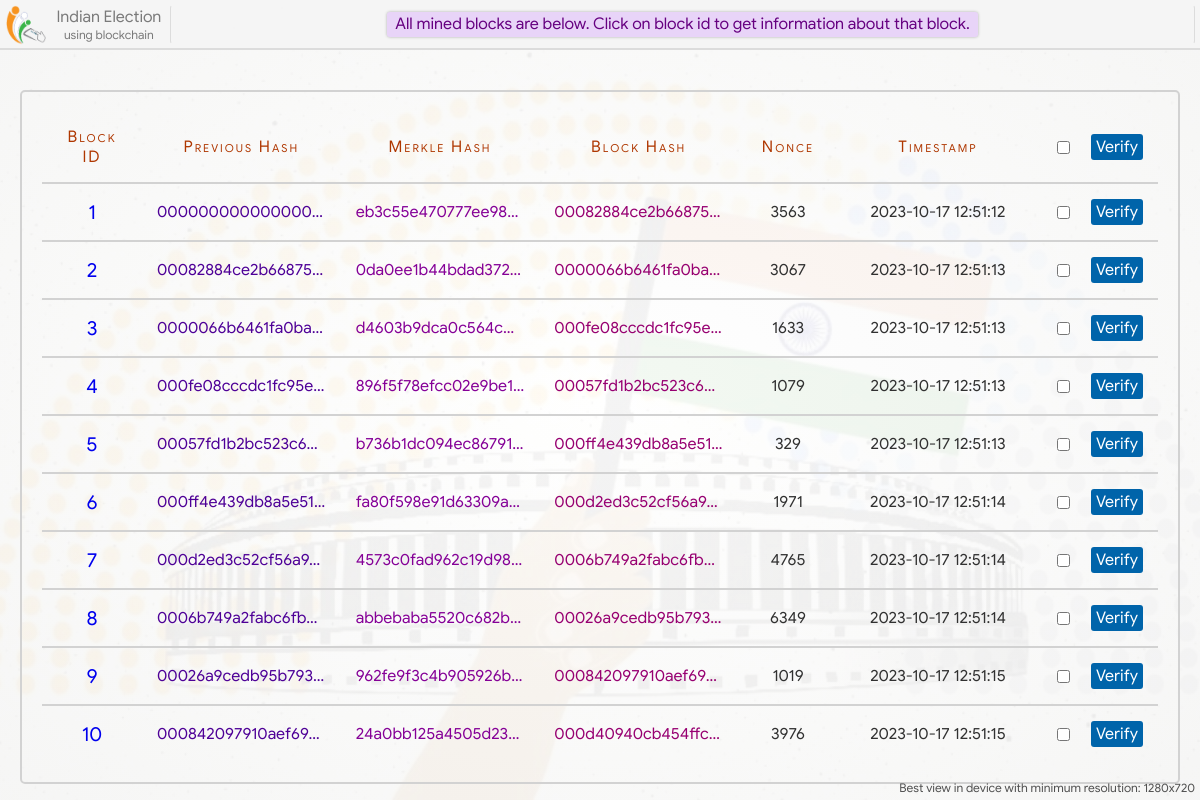
Screenshot of /blockchain/ with the database file from the repository.
### home/models.py (models this page shows)
class Block(models.Model):
    prev_hash = models.CharField(max_length=100, blank=True)
    merkle_hash = models.CharField(max_length=100, blank=True)
    this_hash = models.CharField(max_length=100, blank=True)
    nonce = models.IntegerField(null=True)
    timestamp = models.DateTimeField()

### home/views.py (the view)
# urls.py: path('blockchain/', views.blockchain, name='blockchain'),
def blockchain(request):
    blocks = Block.objects.all()
    return render(request, 'blockchain.html', {'blocks':blocks})

### home/templates/blockchain.html (shortened to what this page needs)
{% extends 'base.html' %}
{% load static %}
{% block head %}
    <link rel="stylesheet" type="text/css" href="{% static 'css/blockchain.css' %}">
{% endblock %}
{% block main_content %}
<div class="blocks">
    <table class="mine-block-result">
        <tr class="table-header">
            <td>Block ID</td>
            <td>Previous Hash</td>
            <td>Merkle Hash</td>
            <td>Block Hash</td>
            <td>Nonce</td>
            <td>Timestamp</td>
            <td> <div class="verify-button" title="Click to verify selected Blocks"> <input type="checkbox" onchange="verifySelect(this)"> <span onclick="verifyBlock(this)">Verify</span> </div> </td>
        </tr>
        {% if blocks %}
        {% for block in blocks %}
        <tr id="{{ block.id }}">
            <td> <a class="block-info-link" href="/block-info/?id={{block.id}}"> {{ block.id }} </a> </td>
            <td title="{{ block.prev_hash }}" style="color: rgb(78, 0, 151);">{{ block.prev_hash }}</td>
            <td title="{{ block.merkle_hash }}" style="color: rgb(133, 0, 151);">{{ block.merkle_hash }}</td>
            <td title="{{ block.this_hash }}" style="color: rgb(151, 0, 113);">{{ block.this_hash }}</td>
            <td>{{ block.nonce }}</td>
            <td>{{ block.timestamp|date:"Y-m-d" }} {{ block.timestamp|time:"H:i:s" }}</td>
            <td> <div class="verify-button" title="Click to verify this Block"> <input type="checkbox" onchange="verifySelect(this)"> <span onclick="verifyBlock(this)">Verify</span> </div> </td>
        </tr>
        {% endfor %}
        {% else %}
        <tr>
            <td colspan="7">No Blocks</td>
        </tr>
        {% endif %}
    </table>
</div>
{% endblock %}

### home/templates/base.html (shortened to what this page needs)
{% load static %}
<!DOCTYPE html>
<html lang="en">
<head>
    <link rel="stylesheet" type="text/css" href="{% static 'css/animations.css' %}">
    <link rel="stylesheet" type="text/css" href="{% static 'css/loading.css' %}">
    <link rel="stylesheet" type="text/css" href="{% static 'css/base.css' %}">
    <link rel="stylesheet" type="text/css" href="{% static 'css/home.css' %}">
    <link rel="stylesheet" type="text/css" href="{% static 'css/candidate-profile.css' %}">
    <link rel="stylesheet" type="text/css" href="{% static 'css/voting.css' %}">
    <link rel="stylesheet" type="text/css" href="{% static 'css/final-status.css' %}">
    {% block head %}{% endblock %}
</head>
<body>
    <div class="gradient"></div>
    <div class="main-content">
        {% block main_content %}{% endblock %}
    </div>
    <div class="header">
            <div class="logo" title="Navigation Bar">
                <img style="height: 40px; width: 40px; margin: auto;" src="{% static 'images/logo.png' %}">
                <div class="logo-text">
                    <span class="logo-text" style="font-size: 16px;">Indian Election</span>
                    <span class="logo-text" style="font-size: 12px;">using blockchain</span>
                </div>
            </div>
            <div class="status-box">
            </div>
    </div>
    <div class="view-msg">Best view in device with minimum resolution: 1280x720</div>
</body>
</html>

### home/static/css/base.css (style rules this page uses)
* { box-sizing: border-box; font-family: calibri; font-size: 20px; }
a { text-decoration: none; }
html, body { display: flex; padding: 0; margin: 0; width: 100%; min-height: 100%; }
body { display: flex; flex-direction: column; background: url('../images/vote-bg.jpg'); background-position: center; background-repeat: no-repeat; background-size: cover; background-attachment: fixed; }
.gradient { position: fixed; top: 0; left: 0; height: 100%; width: 100%; background: radial-gradient(rgba(255,255,255, 0.95), rgba(245,245,245, 0.95)); background-attachment: fixed; z-index: -10; }
.header { position: fixed; top: 0px; left: 0px; height: 50px; padding: 5px; padding-left: 0; display: flex; width: 100%; background: rgb(245, 245, 245, 0.95); border-bottom: 2px solid rgba(0,0,0,0.1); z-index: 7; }
.header > .logo { display: flex; min-width: 170px; width: max-content; padding-right: 3px; cursor: pointer; }
.header > .logo > .logo-text { margin: auto; color: rgba(0,0,0,0.5); margin-left: 5px; display: flex; flex-direction: column; text-align: center; }
.status-box { overflow: hidden; display: flex; flex-direction: column; margin: auto; flex: 1; border: 1px solid rgba(255, 0, 0, 0); border-left: 1px solid rgba(0,0,0,0.1); border-right: 1px solid rgba(0,0,0,0.1); border-radius: 3px; padding: 4px 10px; height: 39px; }
.main-content { display: flex; margin: auto; margin-top: 70px; min-height: calc(100% - 70px); padding: 20px; width: 100%; }
.view-msg { position: fixed; bottom: 5px; right: 5px; font-size: 12px; color: rgb(80, 80, 80); }

### home/static/css/blockchain.css (style rules this page uses)
.blocks { width: 100%; margin: auto; display: flex; padding: 20px; border: 2px solid rgb(210, 210, 210); border-radius: 5px; }
table.mine-block-result { width: 100%; border-collapse: collapse; word-wrap: break-word; table-layout: fixed; }
table.mine-block-result tr { border-bottom: 2px solid rgb(210, 210, 210); }
table.mine-block-result tr:last-child { border-bottom: none; }
table.mine-block-result td { text-align: center; padding: 15px; color: rgb(49, 49, 49); font-size: 16px; }
table.mine-block-result tr td:first-child { width: 100px; }
table.mine-block-result tr td:nth-child(5) { width: 100px; }
table.mine-block-result tr td:nth-child(6) { width: 200px; }
table.mine-block-result tr td:last-child { text-align: right; width: 120px; letter-spacing: 0; font-variant: normal; }
.verify-button { display: flex; justify-content: space-between; align-items: center; }
.verify-button span { padding: 0; margin: 0; font-size: 16px; background: rgba(0, 100, 170); font-weight: bold; padding: 3px 5px; border-radius: 3px; color: white; cursor: pointer; }
table.mine-block-result tr td:nth-child(2), table.mine-block-result tr td:nth-child(3), table.mine-block-result tr td:nth-child(4) { white-space: nowrap; overflow: hidden !important; text-overflow: ellipsis; }
tr.table-header td { color: #af3700; font-size: 16px; letter-spacing: 2px; font-variant: small-caps; }
.block-info-link { padding: 5px 12px; border-radius: 3px; transition: 0.3s; }

### rows the page displays
Block: id "1", prev_hash "000000000000000…", merkle_hash "eb3c55e470777ee98…", this_hash "00082884ce2b66875…", nonce "3563", timestamp "2023-10-17", timestamp "12:51:12"
Block: id "2", prev_hash "00082884ce2b66875…", merkle_hash "0da0ee1b44bdad372…", this_hash "0000066b6461fa0ba…", nonce "3067", timestamp "2023-10-17", timestamp "12:51:13"
Block: id "3", prev_hash "0000066b6461fa0ba…", merkle_hash "d4603b9dca0c564c0…", this_hash "000fe08cccdc1fc95e…", nonce "1633", timestamp "2023-10-17", timestamp "12:51:13"
Block: id "4", prev_hash "000fe08cccdc1fc95e…", merkle_hash "896f5f78efcc02e9be1…", this_hash "00057fd1b2bc523c6…", nonce "1079", timestamp "2023-10-17", timestamp "12:51:13"
Block: id "5", prev_hash "00057fd1b2bc523c6…", merkle_hash "b736b1dc094ec86791…", this_hash "000ff4e439db8a5e51…", nonce "329", timestamp "2023-10-17", timestamp "12:51:13"
Block: id "6", prev_hash "000ff4e439db8a5e51…", merkle_hash "fa80f598e91d63309a…", this_hash "000d2ed3c52cf56a9…", nonce "1971", timestamp "2023-10-17", timestamp "12:51:14"
Block: id "7", prev_hash "000d2ed3c52cf56a9…", merkle_hash "4573c0fad962c19d98…", this_hash "0006b749a2fabc6fb2…", nonce "4765", timestamp "2023-10-17", timestamp "12:51:14"
Block: id "8", prev_hash "0006b749a2fabc6fb2…", merkle_hash "abbebaba5520c682b…", this_hash "00026a9cedb95b793…", nonce "6349", timestamp "2023-10-17", timestamp "12:51:14"
Block: id "9", prev_hash "00026a9cedb95b793…", merkle_hash "962fe9f3c4b905926b…", this_hash "000842097910aef69…", nonce "1019", timestamp "2023-10-17", timestamp "12:51:15"
Block: id "10", prev_hash "000842097910aef69…", merkle_hash "24a0bb125a4505d23…", this_hash "000d40940cb454ffc…", nonce "3976", timestamp "2023-10-17", timestamp "12:51:15"
